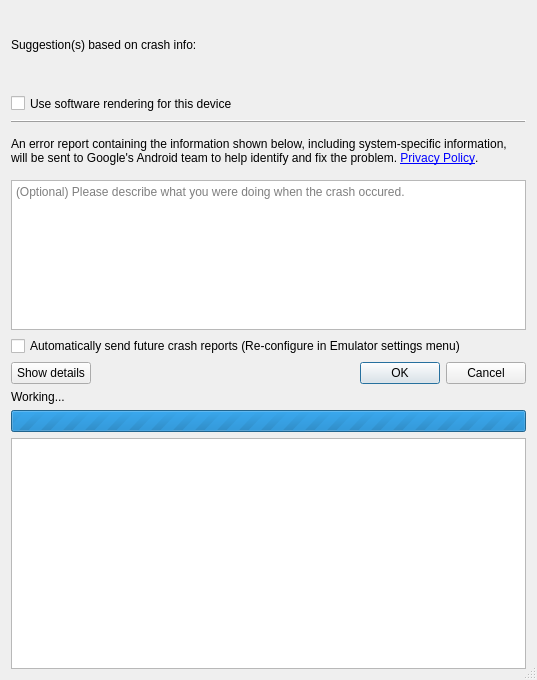
<?xml version="1.0" encoding="UTF-8"?>
<ui version="4.0">
 <class>ConfirmDialog</class>
 <widget class="QDialog" name="ConfirmDialog">
  <property name="windowModality">
   <enum>Qt::ApplicationModal</enum>
  </property>
  <property name="geometry">
   <rect>
    <x>0</x>
    <y>0</y>
    <width>535</width>
    <height>680</height>
   </rect>
  </property>
  <property name="sizePolicy">
   <sizepolicy hsizetype="Preferred" vsizetype="Fixed">
    <horstretch>0</horstretch>
    <verstretch>0</verstretch>
   </sizepolicy>
  </property>
  <property name="windowTitle">
   <string>Android Emulator</string>
  </property>
  <property name="autoFillBackground">
   <bool>false</bool>
  </property>
  <property name="sizeGripEnabled">
   <bool>true</bool>
  </property>
  <layout class="QVBoxLayout" name="verticalLayout">
   <property name="sizeConstraint">
    <enum>QLayout::SetMinAndMaxSize</enum>
   </property>
   <item>
    <layout class="QHBoxLayout" name="headingLayout">
     <property name="sizeConstraint">
      <enum>QLayout::SetMinimumSize</enum>
     </property>
     <item>
      <widget class="QLabel" name="icon">
       <property name="sizePolicy">
        <sizepolicy hsizetype="Fixed" vsizetype="Fixed">
         <horstretch>0</horstretch>
         <verstretch>0</verstretch>
        </sizepolicy>
       </property>
       <property name="text">
        <string/>
       </property>
      </widget>
     </item>
     <item>
      <widget class="QLabel" name="label">
       <property name="sizePolicy">
        <sizepolicy hsizetype="Preferred" vsizetype="Fixed">
         <horstretch>0</horstretch>
         <verstretch>0</verstretch>
        </sizepolicy>
       </property>
       <property name="text">
        <string/>
       </property>
       <property name="wordWrap">
        <bool>true</bool>
       </property>
      </widget>
     </item>
    </layout>
   </item>
   <item>
    <widget class="QLabel" name="suggestions">
     <property name="sizePolicy">
      <sizepolicy hsizetype="Preferred" vsizetype="Fixed">
       <horstretch>0</horstretch>
       <verstretch>0</verstretch>
      </sizepolicy>
     </property>
     <property name="text">
      <string>Suggestion(s) based on crash info:

</string>
     </property>
     <property name="textFormat">
      <enum>Qt::PlainText</enum>
     </property>
     <property name="wordWrap">
      <bool>true</bool>
     </property>
     <property name="textInteractionFlags">
      <set>Qt::TextSelectableByMouse</set>
     </property>
    </widget>
   </item>
   <item>
    <widget class="QCheckBox" name="softwareGpu">
     <property name="sizePolicy">
      <sizepolicy hsizetype="Minimum" vsizetype="Fixed">
       <horstretch>0</horstretch>
       <verstretch>0</verstretch>
      </sizepolicy>
     </property>
     <property name="minimumSize">
      <size>
       <width>0</width>
       <height>21</height>
      </size>
     </property>
     <property name="maximumSize">
      <size>
       <width>16777215</width>
       <height>21</height>
      </size>
     </property>
     <property name="text">
      <string>Use software rendering for this device</string>
     </property>
    </widget>
   </item>
   <item>
    <widget class="QFrame" name="hLineFrame">
     <property name="sizePolicy">
      <sizepolicy hsizetype="Preferred" vsizetype="Fixed">
       <horstretch>0</horstretch>
       <verstretch>0</verstretch>
      </sizepolicy>
     </property>
     <property name="minimumSize">
      <size>
       <width>0</width>
       <height>3</height>
      </size>
     </property>
     <property name="maximumSize">
      <size>
       <width>16777215</width>
       <height>3</height>
      </size>
     </property>
     <property name="frameShape">
      <enum>QFrame::HLine</enum>
     </property>
     <property name="frameShadow">
      <enum>QFrame::Raised</enum>
     </property>
    </widget>
   </item>
   <item>
    <widget class="QLabel" name="infoText">
     <property name="sizePolicy">
      <sizepolicy hsizetype="Preferred" vsizetype="Fixed">
       <horstretch>0</horstretch>
       <verstretch>0</verstretch>
      </sizepolicy>
     </property>
     <property name="minimumSize">
      <size>
       <width>0</width>
       <height>45</height>
      </size>
     </property>
     <property name="maximumSize">
      <size>
       <width>16777215</width>
       <height>45</height>
      </size>
     </property>
     <property name="text">
      <string>An error report containing the information shown below, including system-specific information, will be sent to Google's Android team to help identify and fix the problem. &lt;a href=&quot;https://www.google.com/policies/privacy/&quot;&gt;Privacy Policy&lt;/a&gt;.</string>
     </property>
     <property name="textFormat">
      <enum>Qt::RichText</enum>
     </property>
     <property name="wordWrap">
      <bool>true</bool>
     </property>
     <property name="openExternalLinks">
      <bool>true</bool>
     </property>
    </widget>
   </item>
   <item>
    <widget class="QTextEdit" name="commentsText">
     <property name="sizePolicy">
      <sizepolicy hsizetype="Preferred" vsizetype="Fixed">
       <horstretch>0</horstretch>
       <verstretch>0</verstretch>
      </sizepolicy>
     </property>
     <property name="minimumSize">
      <size>
       <width>0</width>
       <height>150</height>
      </size>
     </property>
     <property name="maximumSize">
      <size>
       <width>16777215</width>
       <height>150</height>
      </size>
     </property>
     <property name="placeholderText">
      <string>(Optional) Please describe what you were doing when the crash occured.</string>
     </property>
    </widget>
   </item>
   <item>
    <widget class="QCheckBox" name="savePreference">
     <property name="sizePolicy">
      <sizepolicy hsizetype="Minimum" vsizetype="Fixed">
       <horstretch>0</horstretch>
       <verstretch>0</verstretch>
      </sizepolicy>
     </property>
     <property name="text">
      <string>Automatically send future crash reports (Re-configure in Emulator settings menu)</string>
     </property>
    </widget>
   </item>
   <item>
    <layout class="QHBoxLayout" name="buttonsLayout">
     <property name="sizeConstraint">
      <enum>QLayout::SetFixedSize</enum>
     </property>
     <property name="bottomMargin">
      <number>0</number>
     </property>
     <item>
      <widget class="QPushButton" name="detailsButton">
       <property name="sizePolicy">
        <sizepolicy hsizetype="Minimum" vsizetype="Fixed">
         <horstretch>0</horstretch>
         <verstretch>0</verstretch>
        </sizepolicy>
       </property>
       <property name="text">
        <string>Show details</string>
       </property>
      </widget>
     </item>
     <item>
      <spacer name="buttonsSpacer">
       <property name="sizePolicy">
        <sizepolicy hsizetype="Expanding" vsizetype="Fixed">
         <horstretch>0</horstretch>
         <verstretch>0</verstretch>
        </sizepolicy>
       </property>
       <property name="orientation">
        <enum>Qt::Horizontal</enum>
       </property>
       <property name="sizeHint" stdset="0">
        <size>
         <width>40</width>
         <height>20</height>
        </size>
       </property>
      </spacer>
     </item>
     <item>
      <widget class="QDialogButtonBox" name="yesNoButtonBox">
       <property name="sizePolicy">
        <sizepolicy hsizetype="Expanding" vsizetype="Fixed">
         <horstretch>0</horstretch>
         <verstretch>0</verstretch>
        </sizepolicy>
       </property>
       <property name="standardButtons">
        <set>QDialogButtonBox::Cancel|QDialogButtonBox::Ok</set>
       </property>
      </widget>
     </item>
    </layout>
   </item>
   <item>
    <layout class="QVBoxLayout" name="progressLayout">
     <property name="sizeConstraint">
      <enum>QLayout::SetFixedSize</enum>
     </property>
     <item>
      <widget class="QLabel" name="progressLabel">
       <property name="sizePolicy">
        <sizepolicy hsizetype="Preferred" vsizetype="Fixed">
         <horstretch>0</horstretch>
         <verstretch>0</verstretch>
        </sizepolicy>
       </property>
       <property name="text">
        <string>Working...</string>
       </property>
      </widget>
     </item>
     <item>
      <widget class="QProgressBar" name="progress">
       <property name="sizePolicy">
        <sizepolicy hsizetype="Expanding" vsizetype="Fixed">
         <horstretch>0</horstretch>
         <verstretch>0</verstretch>
        </sizepolicy>
       </property>
       <property name="maximum">
        <number>0</number>
       </property>
       <property name="value">
        <number>-1</number>
       </property>
      </widget>
     </item>
    </layout>
   </item>
   <item>
    <layout class="QVBoxLayout" name="detailsLayout">
     <item>
      <widget class="QPlainTextEdit" name="detailsText">
       <property name="sizePolicy">
        <sizepolicy hsizetype="Preferred" vsizetype="Preferred">
         <horstretch>0</horstretch>
         <verstretch>0</verstretch>
        </sizepolicy>
       </property>
       <property name="minimumSize">
        <size>
         <width>515</width>
         <height>120</height>
        </size>
       </property>
       <property name="readOnly">
        <bool>true</bool>
       </property>
      </widget>
     </item>
    </layout>
   </item>
  </layout>
 </widget>
 <tabstops>
  <tabstop>softwareGpu</tabstop>
  <tabstop>commentsText</tabstop>
  <tabstop>savePreference</tabstop>
  <tabstop>detailsButton</tabstop>
  <tabstop>detailsText</tabstop>
 </tabstops>
 <resources/>
 <connections>
  <connection>
   <sender>detailsButton</sender>
   <signal>clicked()</signal>
   <receiver>ConfirmDialog</receiver>
   <slot>toggleDetails()</slot>
   <hints>
    <hint type="sourcelabel">
     <x>73</x>
     <y>412</y>
    </hint>
    <hint type="destinationlabel">
     <x>7</x>
     <y>678</y>
    </hint>
   </hints>
  </connection>
  <connection>
   <sender>yesNoButtonBox</sender>
   <signal>accepted()</signal>
   <receiver>ConfirmDialog</receiver>
   <slot>sendReport()</slot>
   <hints>
    <hint type="sourcelabel">
     <x>473</x>
     <y>409</y>
    </hint>
    <hint type="destinationlabel">
     <x>174</x>
     <y>4</y>
    </hint>
   </hints>
  </connection>
  <connection>
   <sender>yesNoButtonBox</sender>
   <signal>rejected()</signal>
   <receiver>ConfirmDialog</receiver>
   <slot>dontSendReport()</slot>
   <hints>
    <hint type="sourcelabel">
     <x>457</x>
     <y>413</y>
    </hint>
    <hint type="destinationlabel">
     <x>41</x>
     <y>6</y>
    </hint>
   </hints>
  </connection>
 </connections>
 <slots>
  <slot>toggleDetails()</slot>
  <slot>sendReport()</slot>
  <slot>dontSendReport()</slot>
 </slots>
</ui>
